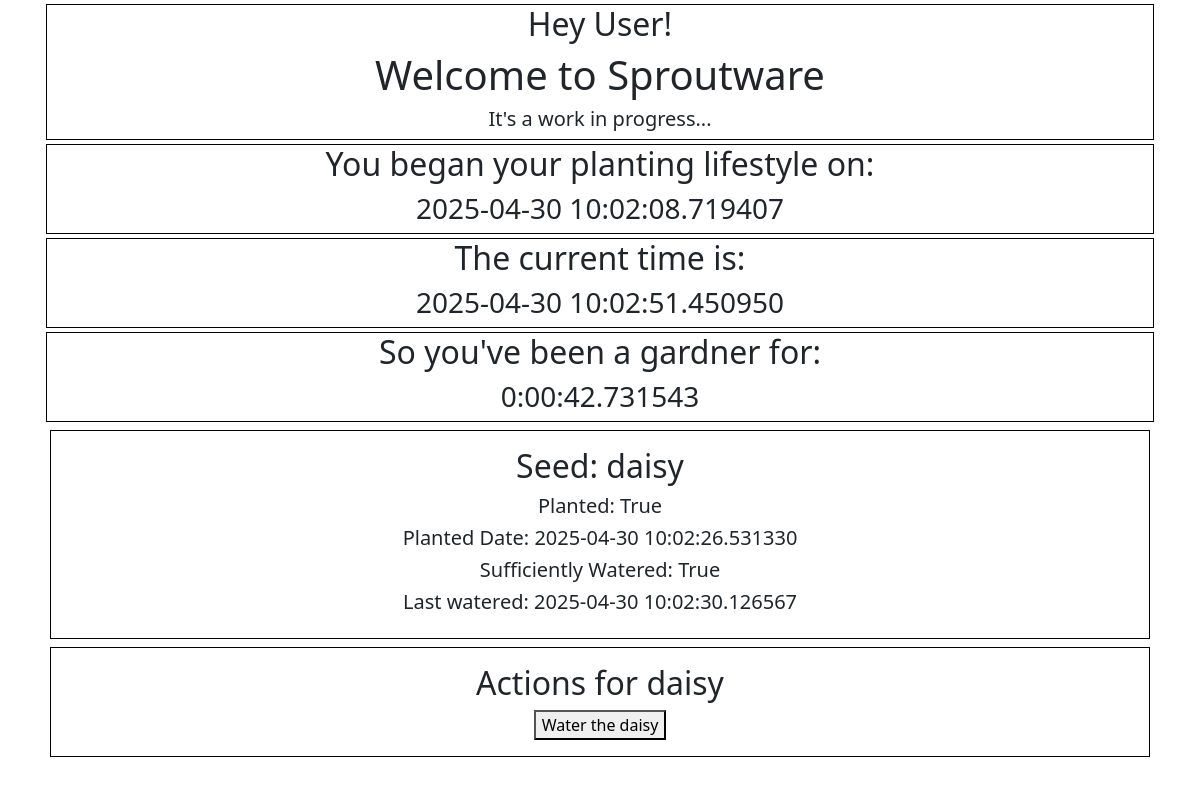
Before: / with the older database file.
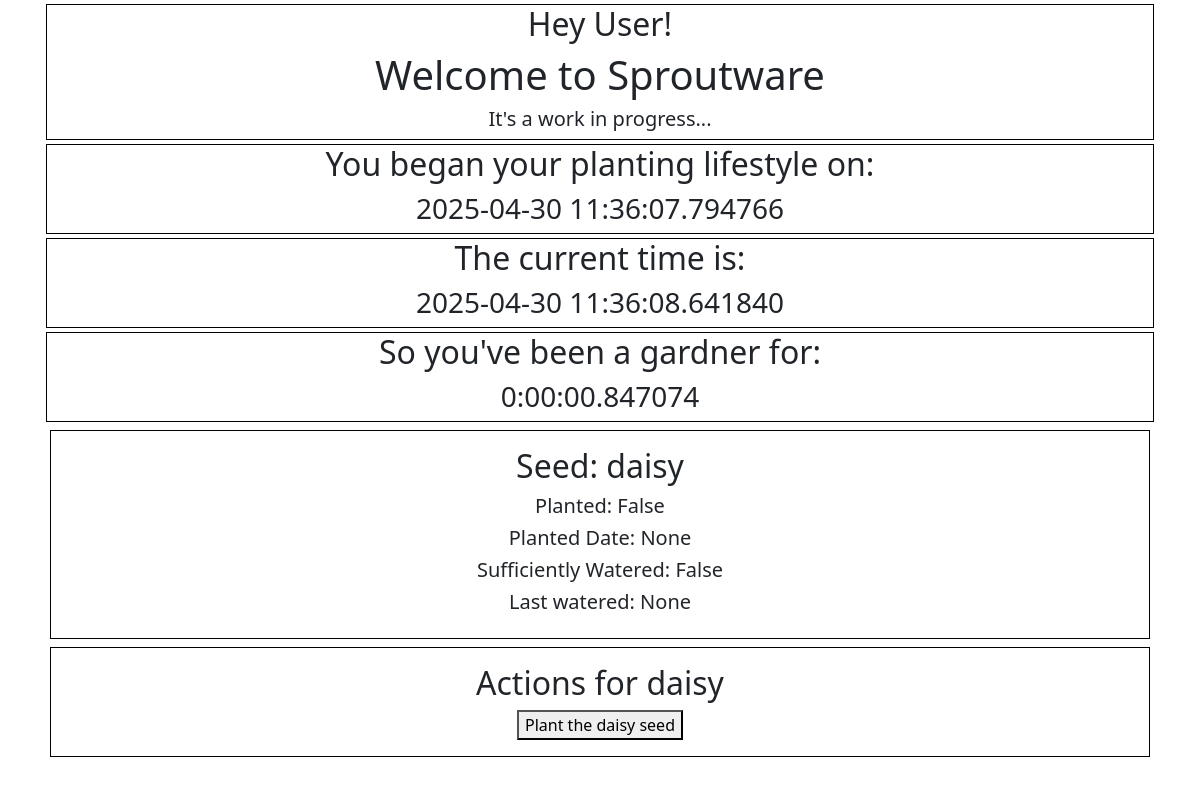
After: the same page with the newer database file.
### models.py (models this page shows, shortened)
class Time(db.Model):
    __tablename__ = "Time"
    id = db.mapped_column(db.Integer, primary_key = True)
    name = db.mapped_column(db.String, nullable = False)
    current_time = db.mapped_column(db.DateTime, nullable = False, default = dt.now())

class Seed(db.Model):
    __tablename__ = "Seeds"
    id = db.mapped_column(db.Integer, primary_key = True)
    name = db.mapped_column(db.String, nullable = False)
    category = db.mapped_column(db.String, nullable = False, default = "flower")
    hp = db.mapped_column(db.Integer, nullable = False, default = 100)
    growth = db.mapped_column(db.Integer, nullable = False, default = 0)
    is_watered = db.mapped_column(db.Boolean, default = False)
    time_of_watering = db.mapped_column(db.DateTime, nullable = True, default = None)
    is_planted = db.mapped_column(db.Boolean, nullable=False, default=False)
    time_of_planting = db.mapped_column(db.DateTime, nullable = True, default = None)

### app.py (the view)
@app.route("/")
def home():
    seeds = call_seeds()
    time_update = call_time_update()
    start = began_game()
    update_time()
    return render_template("home.html", plant = seeds, time_update = time_update, start = start)

### app.py (called while the page is built)
def call_seeds():
    statement = db.select(Seed)
    records = db.session.execute(statement)
    results = records.scalar()
    return results

def call_time_update():
    statement = db.select(Time).where(Time.id == 1)
    records = db.session.execute(statement)
    results = records.scalar()
    if results == None:
        current_time = Time(name = "up_to_date")
        db.session.add(current_time)
        db.session.commit()
        call_time_update()
        return call_time_update()
    return results

def update_time():
    current_time_row = db.session.query(Time).first()
    current_time_row.current_time = dt.now()
    db.session.commit()
    return current_time_row

def began_game():
    statement = db.select(Time).where(Time.id == 2)
    records = db.session.execute(statement)
    results = records.scalar()
    if results == None:
        began_time = Time(name = "first_launch_date")
        db.session.add(began_time)
        db.session.commit()
        began_game()
        return began_game()
    return results

### templates/home.html (shortened to what this page needs)
{% extends "base.html" %}
{% block content %}
<div class="m-1 p-6 border border-black text-center">
        <h2>Hey User!</h2>
        <h1>Welcome to Sproutware</h1>
        <h5>It's a work in progress...</h5>
</div>
<div class="m-1 p-6 border border-black text-center">
    <h2>You began your planting lifestyle on:</h2>
    <h3>{{ start.current_time }}</h3>
</div>
<div class="m-1 p-6 border border-black text-center">
    <h2>The current time is: </h2>
    <h3>{{time_update.current_time}}</h3>
</div>
<div class="m-1 p-6 border border-black text-center">
    <h2>So you've been a gardner for:</h2>
    <h3>{{time_update.current_time - start.current_time}}</h3>
</div>
<div class="m-2 p-3 border border-black text-center">
    <h2>Seed: {{ plant.name }}</h2>
    <h5>Planted: {{plant.is_planted}}</h5>
    <h5>Planted Date: {{plant.time_of_planting}} </h5>
    <h5>Sufficiently Watered: {{plant.is_watered}}</h5>
    <h5>Last watered: {{plant.time_of_watering}}</h5>
</div>
<div class="m-2 p-3 border border-black text-center">
    <h2>Actions for {{ plant.name }}</h2>
    {% if not plant.is_planted %}
        <form method="post" action="{{ url_for('plant_seed', seed_id=plant.id) }}">
            <button type="submit">Plant the {{ plant.name }} seed</button>
        </form>
    {% endif %}
    {% if plant.is_planted %}
        <form method="post" action="{{ url_for('water_seed', seed_id=plant.id) }}">
            <button type="submit">Water the {{ plant.name }}</button>
        </form>
    {% endif %}
</div>
{% endblock %}

### templates/base.html (shortened to what this page needs)
<!DOCTYPE html>
<html>
<head>
    <link href="https://cdn.jsdelivr.net/npm/bootstrap@5.3.3/dist/css/bootstrap.min.css" rel="stylesheet">
</head>
<body>
    <div class="container">
        {% block content %}{% endblock %}
    </div>
</body>
</html>

Changed rows visible on the page:
changed Time (number 1 of 2 on the later page): current_time "2025-04-30 10:02:08.719407" → "2025-04-30 11:36:07.794766"
changed Time (number 2 of 2 on the later page): current_time "2025-04-30 10:02:51.450950" → "2025-04-30 11:36:08.641840"; time_update.current_time-start.current_time "0:00:42.731543" → "0:00:00.847074"
changed Seed "daisy": is_planted "True" → "False"; time_of_planting "2025-04-30 10:02:26.531330" → "None"; is_watered "True" → "False"; time_of_watering "2025-04-30 10:02:30.126567" → "None"
Other visible differences:
text no longer shown: "Water the"
text now shown: "Plant the seed"
